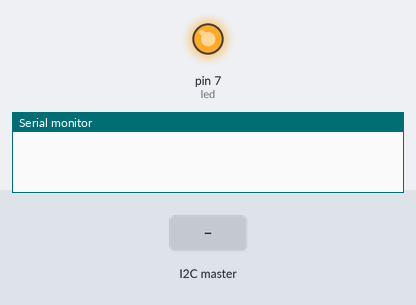
Bench run of a sketch on a simulated Arduino Uno, built with avr-gcc and run on an emulated ATmega328P. Parts: output pins drawn as LEDs (lit = HIGH), the last lines printed to the serial monitor. The inputs (shaded band) are chosen by the test bench.

Above: at 0.1 s.
At 2.2 s:
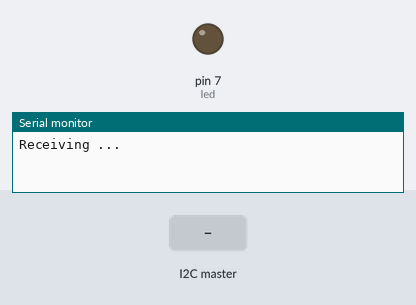
2.3 s: the I2C master sends the byte 1
Timing chart, 0 to 5.3 s (numbered marks = the images above; inputs shaded):
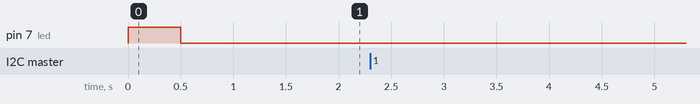

The sketch:

I2C_slaveReciver.ino
```cpp
/**
 * Uno SDA: A4, SCL: A5
 */
#include <Wire.h>

int ID = 1;

int led = 7;
byte zaehler = 0;

void setup() {
  pinMode(led, OUTPUT);
  digitalWrite(led, HIGH);
  delay(500);
  digitalWrite(led, LOW);
  Wire.begin(ID);                // join i2c bus with address #8
  Serial.begin(9600);           // start serial for output
  delay(500);
  Serial.println("Receiving ... ");
  Wire.onReceive(receiveEvent); // register event
  Wire.onRequest(requestEvent);
}

void loop() {
  delay(100);
}

// function that executes whenever data is received from master
// this function is registered as an event, see setup()
void receiveEvent(int howMany) {

  if (Wire.available()) {
    // int x = Wire.read();    // receive byte as an integer
    // Serial.println(x);
    // if(x%2 == 0) {
    //   digitalWrite(led, LOW);
    // } else if(x%2 == 1) {
    //   digitalWrite(led, HIGH);
    // }
    while ( Wire.available() ) {
      Serial.print((int) Wire.read(),DEC);
      Serial.print(" ");
    }
    Serial.println();
  }
}

void requestEvent() {
  Serial.println("Request");
  Serial.print("Answer ");
  Serial.println(zaehler);
  Wire.write(zaehler++);
/*
  if (Wire.available()) {
    int x = Wire.read();    // receive byte as an integer
    Serial.println(x);
    if(x%2 == 0) {
      digitalWrite(led, LOW);
    } else if(x%2 == 1) {
      digitalWrite(led, HIGH);
    }
    while ( Wire.available() ) {
      Serial.print((char) Wire.read());
    }
    Serial.println();
  }
  */
}
```
